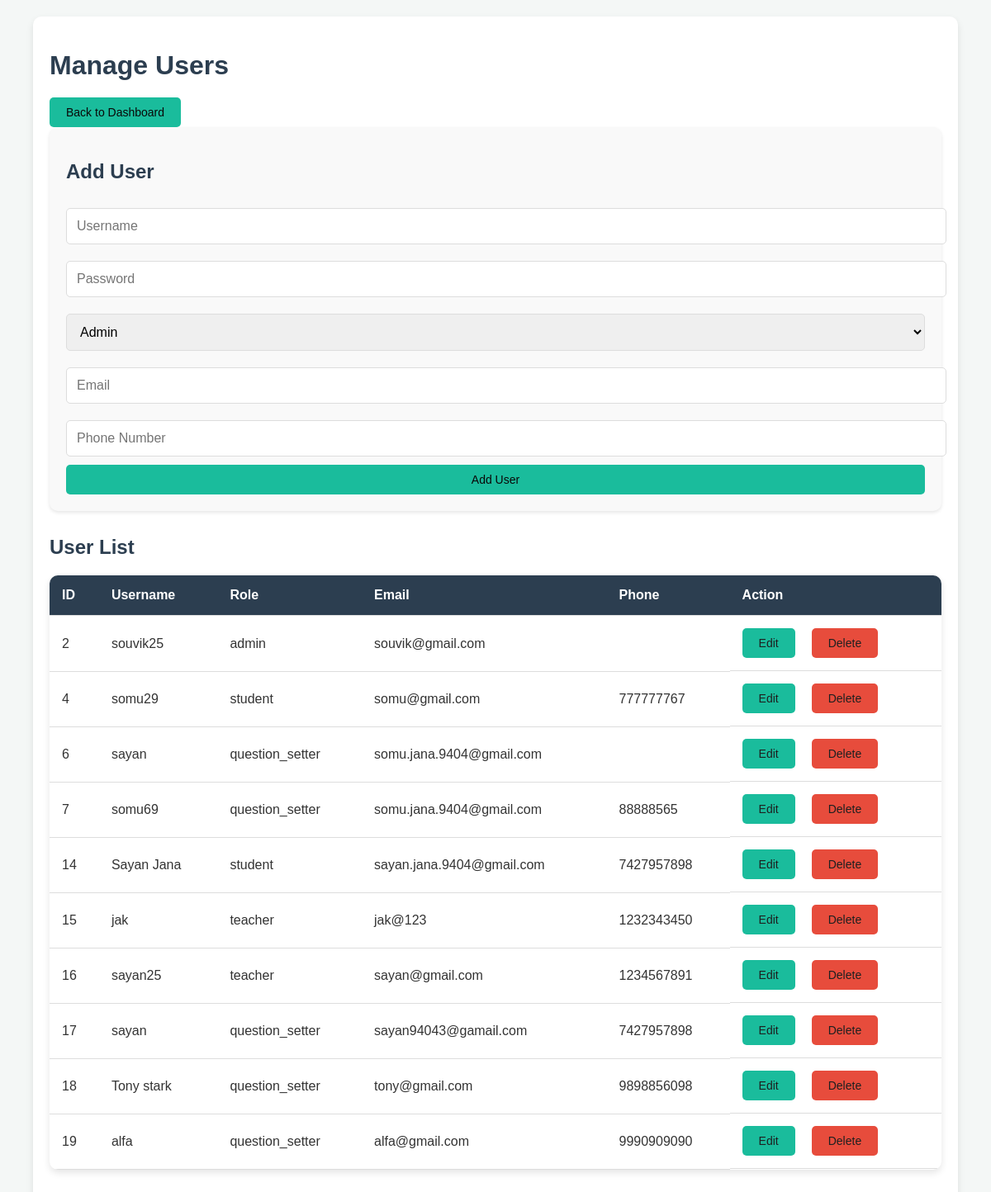
Page /admin/manage_users.php (signed in) on the committed database.
### tables this page shows
CREATE TABLE `users` (
  `id` int(11) NOT NULL,
  `username` varchar(50) NOT NULL,
  `password` varchar(255) NOT NULL,
  `role` enum('admin','question_setter','teacher','student') NOT NULL,
  `email` varchar(100) NOT NULL,
  `created_at` timestamp NOT NULL DEFAULT current_timestamp(),
  `deleted_at` timestamp NULL DEFAULT NULL,
  `updated_at` timestamp NULL DEFAULT NULL ON UPDATE current_timestamp(),
  `phone` varchar(15) DEFAULT NULL
);

### admin/manage_users.php (the view, shortened to what this page needs)
<?php
require '../db.php';
$stmt = $conn->prepare("SELECT * FROM users");
$stmt->execute();
$users = $stmt->fetchAll();
?>
<!DOCTYPE html>
<html lang="en">
<head>
    <link rel="stylesheet" href="../assets/css/manage_user.css">
</head>
<body>
    <div class="container">
        <h1>Manage Users</h1>
        <a href="dashboard.php" class="btn">Back to Dashboard</a>
        <div class="form-container">
            <h2>Add User</h2>
            <form method="POST">
                <input type="text" name="username" placeholder="Username" required>
                <input type="password" name="password" placeholder="Password" required>
                <select name="role" required>
                    <option value="admin">Admin</option>
                </select>
                <input type="email" name="email" placeholder="Email" required>
                <input type="text" name="phone" placeholder="Phone Number" required>
                <button type="submit" name="add_user" class="btn">Add User</button>
            </form>
        </div>
        <h2>User List</h2>
        <table class="table">
            <thead>
                <tr>
                    <th>ID</th>
                    <th>Username</th>
                    <th>Role</th>
                    <th>Email</th>
                    <th>Phone</th>
                    <th>Action</th>
                </tr>
            </thead>
            <tbody>
                <?php foreach ($users as $user): ?>
                    <tr>
                        <td><?php echo $user['id']; ?></td>
                        <td><?php echo $user['username']; ?></td>
                        <td><?php echo $user['role']; ?></td>
                        <td><?php echo $user['email']; ?></td>
                        <td><?php echo $user['phone']; ?></td>
                        <td class="action-buttons">
                            <a href="edit_user.php?id=<?php echo $user['id']; ?>" class="btn">Edit</a>
                            <a href="manage_users.php?delete_user=<?php echo $user['id']; ?>" class="btn btn-danger" onclick="return confirm('Are you sure?')">Delete</a>
                        </td>
                    </tr>
                <?php endforeach; ?>
            </tbody>
        </table>
    </div>
</body>
</html>

### assets/css/manage_user.css (style rules this page uses)
body { font-family: 'Arial', sans-serif; background-color: #f4f7f6; margin: 0; padding: 0; color: #333; }
.container { width: 90%; max-width: 1200px; margin: 20px auto; padding: 20px; background-color: #fff; box-shadow: 0 4px 8px rgba(0, 0, 0, 0.1); border-radius: 10px; }
h1, h2 { color: #2c3e50; margin-bottom: 20px; }
.btn { display: inline-block; padding: 10px 20px; font-size: 14px; color: #0a0808; background-color: #1abc9c; border: none; border-radius: 5px; cursor: pointer; text-align: center; text-decoration: none; transition: background 0.3s ease, transform 0.2s ease; }
.btn-danger { background-color: #e74c3c; }
.form-container { background-color: #f9f9f9; padding: 20px; border-radius: 10px; box-shadow: 0 2px 4px rgba(0, 0, 0, 0.1); margin-bottom: 30px; }
form input[type="text"], form input[type="password"], form input[type="email"], form select { width: 100%; padding: 12px; margin: 10px 0; border: 1px solid #ddd; border-radius: 5px; font-size: 16px; transition: border-color 0.3s ease; }
form button { background-color: #1abc9c; color: #fff; padding: 12px 20px; border: none; border-radius: 5px; cursor: pointer; font-size: 16px; width: 100%; transition: background 0.3s ease; }
.table { width: 100%; border-collapse: collapse; margin-bottom: 20px; background-color: #fff; border-radius: 10px; overflow: hidden; box-shadow: 0 4px 8px rgba(0, 0, 0, 0.1); }
.table th, .table td { padding: 15px; text-align: left; border-bottom: 1px solid #ddd; }
.table th { background-color: #2c3e50; color: #fff; font-weight: bold; }
.table a { margin-right: 10px; text-decoration: none; color: #1e2020; transition: color 0.3s ease; }
.action-buttons { display: flex; gap: 10px; }

### rows in the picture
users: id "2", username "souvik25", role "admin", email "souvik@gmail.com"
users: id "4", username "somu29", role "student", email "somu@gmail.com", phone "777777767"
users: id "6", username "sayan", role "question_setter", email "somu.jana.9404@gmail.com"
users: id "7", username "somu69", role "question_setter", email "somu.jana.9404@gmail.com", phone "88888565"
users: id "14", username "Sayan Jana", role "student", email "sayan.jana.9404@gmail.com", phone "7427957898"
users: id "15", username "jak", role "teacher", email "jak@123", phone "1232343450"
users: id "16", username "sayan25", role "teacher", email "sayan@gmail.com", phone "1234567891"
users: id "17", username "sayan", role "question_setter", email "sayan94043@gamail.com", phone "7427957898"
users: id "18", username "Tony stark", role "question_setter", email "tony@gmail.com", phone "9898856098"
users: id "19", username "alfa", role "question_setter", email "alfa@gmail.com", phone "9990909090"
